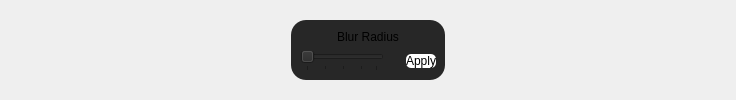
             <widget class="QWidget" name="blurConfiguration7">
              <layout class="QGridLayout" name="gridLayout_14">
               <item row="0" column="0">
                <spacer name="horizontalSpacer_18">
                 <property name="orientation">
                  <enum>Qt::Horizontal</enum>
                 </property>
                 <property name="sizeType">
                  <enum>QSizePolicy::Maximum</enum>
                 </property>
                 <property name="sizeHint" stdset="0">
                  <size>
                   <width>280</width>
                   <height>20</height>
                  </size>
                 </property>
                </spacer>
               </item>
               <item row="0" column="1">
                <widget class="QFrame" name="navigation_7">
                 <property name="maximumSize">
                  <size>
                   <width>16777215</width>
                   <height>60</height>
                  </size>
                 </property>
                 <property name="styleSheet">
                  <string notr="true">background-color: rgb(39, 39, 39);
border-radius: 15px;</string>
                 </property>
                 <layout class="QGridLayout" name="gridLayout_13">
                  <item row="0" column="0">
                   <widget class="QLabel" name="label_3">
                    <property name="styleSheet">
                     <string notr="true">font: 700 8pt &quot;Poppins&quot;;</string>
                    </property>
                    <property name="text">
                     <string>Blur Radius</string>
                    </property>
                    <property name="alignment">
                     <set>Qt::AlignCenter</set>
                    </property>
                   </widget>
                  </item>
                  <item row="1" column="0">
                   <layout class="QHBoxLayout" name="horizontalLayout_5">
                    <item>
                     <widget class="QSlider" name="blurSlider">
                      <property name="maximumSize">
                       <size>
                        <width>130</width>
                        <height>16777215</height>
                       </size>
                      </property>
                      <property name="minimum">
                       <number>1</number>
                      </property>
                      <property name="maximum">
                       <number>20</number>
                      </property>
                      <property name="singleStep">
                       <number>1</number>
                      </property>
                      <property name="pageStep">
                       <number>2</number>
                      </property>
                      <property name="orientation">
                       <enum>Qt::Horizontal</enum>
                      </property>
                      <property name="tickPosition">
                       <enum>QSlider::TicksBelow</enum>
                      </property>
                      <property name="tickInterval">
                       <number>5</number>
                      </property>
                     </widget>
                    </item>
                    <item>
                     <widget class="QLabel" name="blurValueLabel">
                      <property name="minimumSize">
                       <size>
                        <width>10</width>
                        <height>0</height>
                       </size>
                      </property>
                      <property name="maximumSize">
                       <size>
                        <width>15</width>
                        <height>16777215</height>
                       </size>
                      </property>
                      <property name="text">
                       <string/>
                      </property>
                     </widget>
                    </item>
                    <item>
                     <widget class="QPushButton" name="blurApplyBtn">
                      <property name="maximumSize">
                       <size>
                        <width>50</width>
                        <height>16777215</height>
                       </size>
                      </property>
                      <property name="cursor">
                       <cursorShape>PointingHandCursor</cursorShape>
                      </property>
                      <property name="styleSheet">
                       <string notr="true">color: rgb(0,0,0);
background-color: rgb(255, 255, 255);
border-radius: 5px;
font: 8pt &quot;Poppins&quot;;</string>
                      </property>
                      <property name="text">
                       <string>Apply</string>
                      </property>
                     </widget>
                    </item>
                   </layout>
                  </item>
                 </layout>
                </widget>
               </item>
               <item row="0" column="2">
                <spacer name="horizontalSpacer_17">
                 <property name="orientation">
                  <enum>Qt::Horizontal</enum>
                 </property>
                 <property name="sizeType">
                  <enum>QSizePolicy::Maximum</enum>
                 </property>
                 <property name="sizeHint" stdset="0">
                  <size>
                   <width>280</width>
                   <height>20</height>
                  </size>
                 </property>
                </spacer>
               </item>
              </layout>
             </widget>
